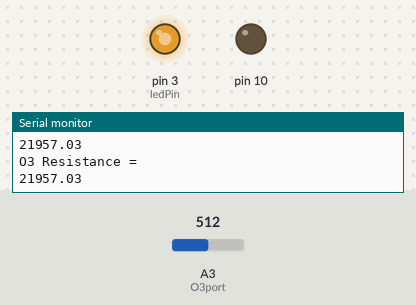
Simulated run of this sketch. Board: Arduino Uno, built for the host (arithmetic inside an expression is 32-bit, double 64-bit). Parts: output pins drawn as LEDs (lit = HIGH), the last lines printed to the serial monitor. Inputs (shaded band) come from the test bench; at power-on: A3 (O3port) = 512. Storage starts empty.

Above: at 1.2 s.
1.3 s: A3 (O3port) set to 0
At 2.5 s:
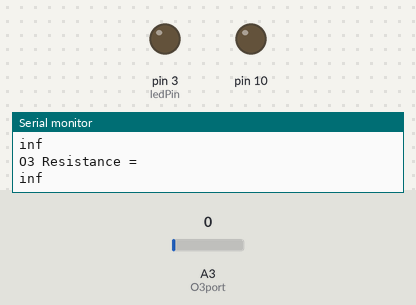
2.8 s: A3 (O3port) set to 110
At 3.9 s:
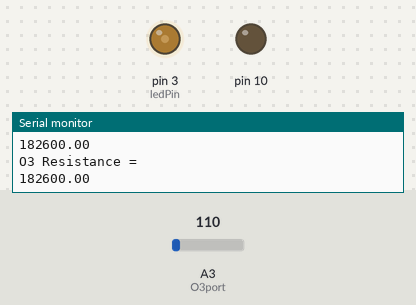
4.3 s: A3 (O3port) set to 122
At 5.1 s:
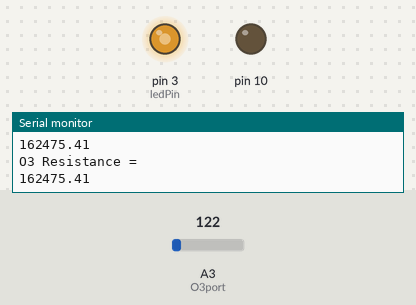
5.8 s: A3 (O3port) set to 511
At 6.3 s:
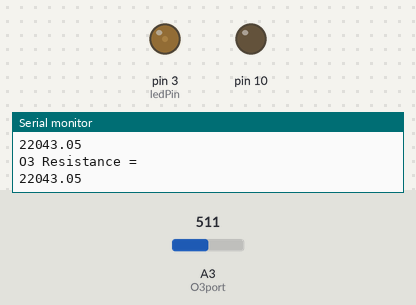
7.3 s: A3 (O3port) set to 1023
At 8.3 s:
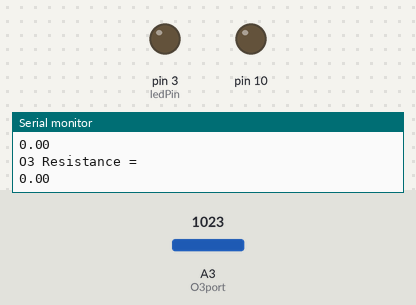
Timing chart, 0 to 9.8 s (numbered marks = the images above; inputs shaded):
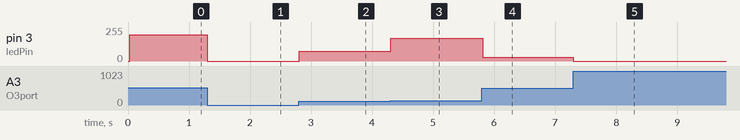

Measured:
- after the input at 1.3 s, pin 3 (ledPin): 197/255 → 0/255 at once
- after the input at 2.8 s, pin 3 (ledPin): 0/255 → 72/255 at once
- after the input at 4.3 s, pin 3 (ledPin): 72/255 → 171/255 at once
- after the input at 5.8 s, pin 3 (ledPin): 171/255 → 27/255 at once
- after the input at 7.3 s, pin 3 (ledPin): 27/255 → 0/255 at once

The sketch:

O3_sensor.ino
```cpp
#include <SPI.h>
#include <Adafruit_GPS.h>
#include <SoftwareSerial.h>
#include <SD.h>


File logfile;
#define chipSelect 10
#define ledPin 3

int const O3port = A3;
float const O3seriesResistor = 22000;
float O3resistance;

void setup() {
  Serial.begin(115200);
  pinMode(ledPin, OUTPUT);
  pinMode(10, OUTPUT);
  pinMode (O3port, INPUT);

  sdCardInitialization();
}

void loop(void)
{
    logO3();

    logfile.flush();
}


void sdCardInitialization(void)
{
  // SD Card Init
  if (!SD.begin(chipSelect)) {
    Serial.println(F("SD Card init. failed!"));
    while(1);
  } else {
  Serial.println(F("SD Card init successful!"));
  }

  // File Init
  char filename[15];
  sprintf(filename, "/LOG00.csv");
  for (uint8_t i = 0; i < 100; i++) {
    filename[4] = '0' + i/10;
    filename[5] = '0' + i%10;
    if (! SD.exists(filename)) {          // create if does not exist, do not open existing, write, sync after write
      break;
    }
  }

  Serial.print(F("creating file: "));
  Serial.println(filename);
  logfile = SD.open(filename, FILE_WRITE);
  if( ! logfile ) {
    Serial.print(F("Couldnt create ")); Serial.println(filename);
    while(1);
  }
  Serial.print(F("Writing to ")); Serial.println(filename);
}


void logO3() {
  //read gas sensor data
  int O3rawInput = analogRead(O3port);
  //calculate resistances
  O3resistance = O3seriesResistor * ((1023.0 / O3rawInput) - 1.0);
  Serial.println("O3 Resistance = "); Serial.println(O3resistance);
  logfile.print(F("O3 Sensor, "));
  logfile.print(O3resistance);
  analogWrite(ledPin, O3resistance);
  logfile.println();
  delay(10);
}
```
